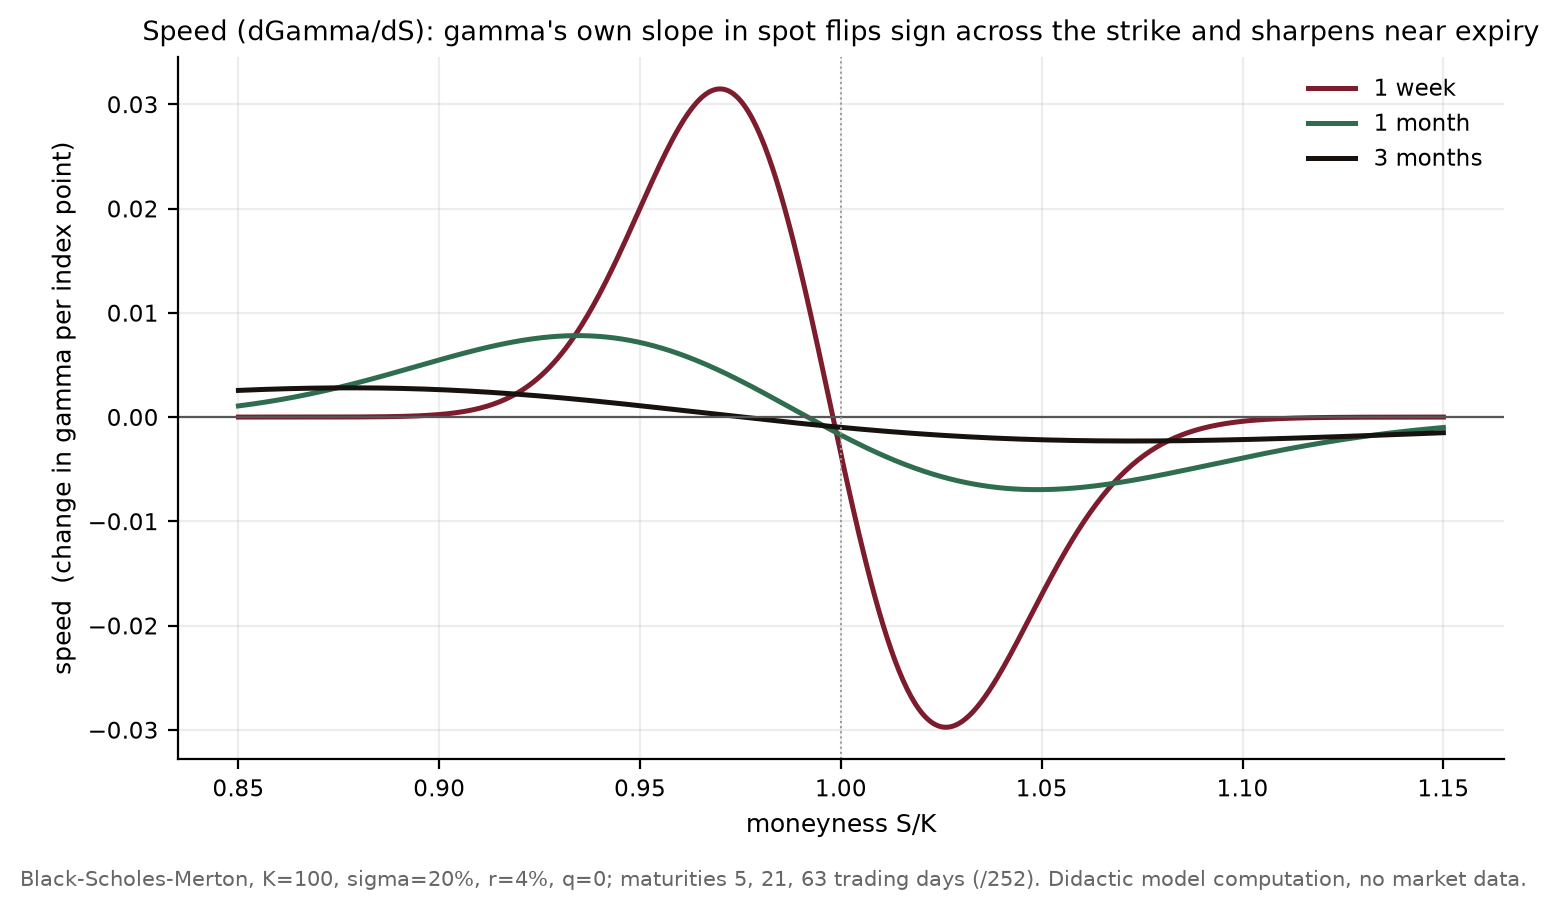

Generate this figure with Python:
"""
Figure 1 - Speed across moneyness at three maturities.

Didactic Black-Scholes-Merton computation, no market data: speed (the third
derivative of value in spot, dGamma/dS) for a European call across moneyness
S/K at three maturities (1 week, 1 month, 3 months). K = 100, sigma = 20%,
r = 4%, q = 0. Speed changes sign across the strike - gamma is rising on one
side of the money and falling on the other - and its amplitude blows up as
expiry approaches, which is why a large move leaves a near-expiry gamma
estimate stale.

Closed form (cross-checked against a finite difference of gamma in
fig_to_worked_examples.py):
    speed = dGamma/dS = -(gamma/S) * (d1/(sigma sqrt(T)) + 1)

Reproducible:
    python fig_to_speed.py     # numpy, matplotlib, stdlib math
"""
import os, math
import numpy as np
import matplotlib
matplotlib.use("Agg")
import matplotlib.pyplot as plt

HERE = os.path.dirname(os.path.abspath(__file__))
SQRT2PI = math.sqrt(2.0 * math.pi)


def npdf(x):
    return np.exp(-0.5 * x * x) / SQRT2PI


def gamma_speed(S, K, T, r, sig, q=0.0):
    sqrtT = np.sqrt(T)
    d1 = (np.log(S / K) + (r - q + 0.5 * sig ** 2) * T) / (sig * sqrtT)
    gamma = np.exp(-q * T) * npdf(d1) / (S * sig * sqrtT)
    speed = -(gamma / S) * (d1 / (sig * sqrtT) + 1.0)
    return gamma, speed


K, SIG, R = 100.0, 0.20, 0.04
S = np.linspace(85.0, 115.0, 601)
mats = [(5 / 252, "1 week", "#7c1c2c"), (21 / 252, "1 month", "#2f6d4f"),
        (63 / 252, "3 months", "#17120e")]

fig, ax = plt.subplots(figsize=(7.6, 4.4))
for T, lab, col in mats:
    _, speed = gamma_speed(S, K, T, R, SIG)
    ax.plot(S / K, speed, color=col, lw=1.8, label=lab)
ax.axhline(0.0, color="#555", lw=0.8)
ax.axvline(1.0, color="#999", lw=0.7, ls=":")
ax.set_title("Speed (dGamma/dS): gamma's own slope in spot flips sign across the strike and sharpens near expiry",
             fontsize=9.6)
ax.set_xlabel("moneyness S/K", fontsize=9)
ax.set_ylabel("speed  (change in gamma per index point)", fontsize=9)
for s in ("top", "right"):
    ax.spines[s].set_visible(False)
ax.grid(True, alpha=0.22)
ax.tick_params(labelsize=8.4)
ax.legend(fontsize=8.4, frameon=False, loc="upper right")
fig.text(0.5, -0.02,
         "Black-Scholes-Merton, K=100, sigma=20%, r=4%, q=0; maturities 5, 21, 63 trading days (/252). "
         "Didactic model computation, no market data.",
         ha="center", fontsize=7.6, color="#666")
plt.tight_layout()
OUT = os.path.join(HERE, "fig_to_speed.png")
fig.savefig(OUT, dpi=200, bbox_inches="tight")
print("wrote", OUT)

# numbers quoted in the text
for T, lab, _ in mats:
    _, sp = gamma_speed(np.array([100.0]), K, T, R, SIG)
    _, sp95 = gamma_speed(np.array([95.0]), K, T, R, SIG)
    _, sp105 = gamma_speed(np.array([105.0]), K, T, R, SIG)
    print(f"{lab:9s}: speed ATM={sp[0]:+.5f}  S/K=0.95={sp95[0]:+.5f}  S/K=1.05={sp105[0]:+.5f}")
# location of the sign change (zero of speed) for the 1-month curve
for T, lab, _ in mats:
    _, sp = gamma_speed(S, K, T, R, SIG)
    idx = np.where(np.sign(sp[:-1]) != np.sign(sp[1:]))[0]
    xs = [f"{(S/K)[i]:.3f}" for i in idx]
    print(f"{lab:9s}: speed sign change(s) at S/K = {', '.join(xs) if xs else 'none in range'}; "
          f"peak |speed| = {np.max(np.abs(sp)):.5f}")
